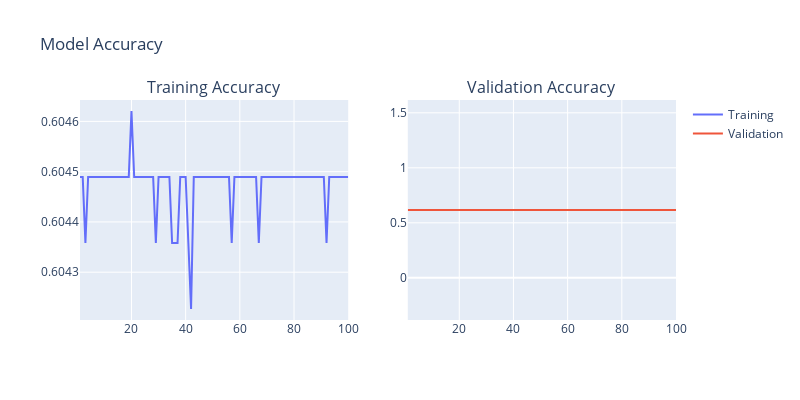

Write notebook code for a chart like this one.
### Code cell
# Model Accuracy graph
fig = make_subplots(rows=1, cols=2, subplot_titles=('Training Accuracy', 'Validation Accuracy'))

fig.add_trace(go.Scatter(x=list(range(1, len(history.history['accuracy'])+1)), y=history.history['accuracy'], name='Training'), row=1, col=1)
fig.add_trace(go.Scatter(x=list(range(1, len(history.history['val_accuracy'])+1)), y=history.history['val_accuracy'], name='Validation'), row=1, col=2)

fig.update_layout(height=400, width=800, title_text="Model Accuracy")
fig.show()
